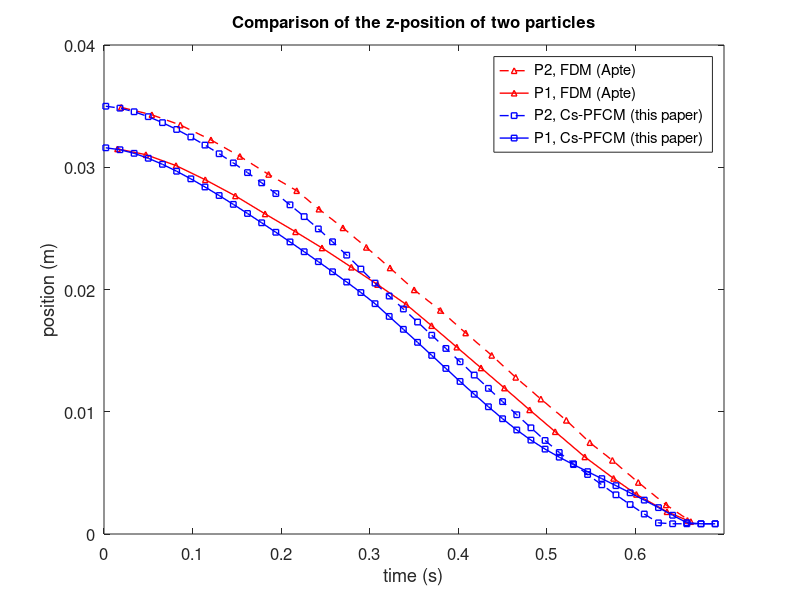
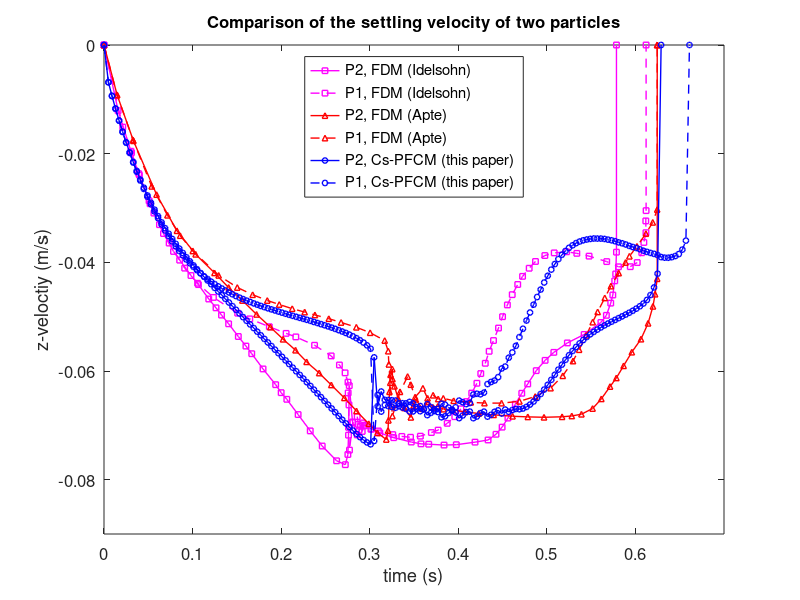

The MATLAB source for these figures, in order:
% postproc.m: loads the data necessary and saves the graphs
% (compared to the reults by glowinski)

clear;
clc;
close all;

% read data from simulation
particle_pos_1 = load('./pos_1_simulation.txt');
particle_pos_2 = load('./pos_2_simulation.txt');

Apte_pos_1 = load('./pos_1_Apte.txt');
Apte_pos_2 = load('./pos_2_Apte.txt');

nrow_1 = size(particle_pos_1, 1)
nrow_2 = size(particle_pos_2, 1)
interval_nrow = 16;

linienstaerke = 1;
MarkerGroesse = 4;

figure(1)
offset = particle_pos_1(1, 4);
h = plot(Apte_pos_1(:, 1), Apte_pos_1(:, 2), '--^r',
         Apte_pos_2(:, 1), Apte_pos_2(:, 2), '-^r',
         particle_pos_1(2 : interval_nrow : nrow_1, 1), particle_pos_1(2 : interval_nrow : nrow_1, 4), '--sb',
         particle_pos_2(2 : interval_nrow : nrow_2, 1), particle_pos_2(2 : interval_nrow : nrow_2, 4), '-sb');
set(h,'LineWidth', linienstaerke, 'MarkerSize', MarkerGroesse);
set(gca, 'FontSize', 12)
axis([0.0 0.7 0.0 0.04])
xlabel('time (s)')
ylabel('position (m)')
title('Comparison of the z-position of two particles', 'FontSize', 12)
legend('P2, FDM (Apte)', 'P1, FDM (Apte)', 'P2, Cs-PFCM (this paper)', 'P1, Cs-PFCM (this paper)')
set(gca, 'FontSize', 12)
print('pos_z_two_particles.png')

clear;

% read data from simulation
particle_vel_1 = load('./vel_1_simulation.txt');
particle_vel_2 = load('./vel_2_simulation.txt');
vel_Idelsohn_1 = load('./vel_Idelsohn_1.txt');
vel_Idelsohn_2 = load('./vel_Idelsohn_2.txt');
vel_Apte_1 = load('./vel_Apte_1.txt');
vel_Apte_2 = load('./vel_Apte_2.txt');

linienstaerke = 1;
MarkerGroesse = 4;

nrow_1 = size(particle_vel_1, 1)
nrow_2 = size(particle_vel_2, 1)
interval_nrow = 4

% particle_vel_1(2 : interval_nrow : nrow_1, 1), particle_vel_1(2 : interval_nrow : nrow_1, 4), '-ob',
% particle_vel_2(2 : interval_nrow : nrow_2, 1), particle_vel_2(2 : interval_nrow : nrow_2, 4), '--ob',

figure(2)
h = plot(vel_Idelsohn_1(:, 1), vel_Idelsohn_1(:, 2), '-sm',
         vel_Idelsohn_2(:, 1), vel_Idelsohn_2(:, 2), '--sm',
         vel_Apte_1(:, 1), vel_Apte_1(:, 2), '-^r',
         vel_Apte_2(:, 1), vel_Apte_2(:, 2), '--^r',
         particle_vel_1(2 : interval_nrow : nrow_1, 1), particle_vel_1(2 : interval_nrow : nrow_1, 4), '-ob',
         particle_vel_2(2 : interval_nrow : nrow_2, 1), particle_vel_2(2 : interval_nrow : nrow_2, 4), '--ob'
);
set(h,'LineWidth', linienstaerke, 'MarkerSize', MarkerGroesse);
set(gca, 'FontSize', 12)
axis([0.0 0.7 -0.09 0.0])
xlabel('time (s)')
ylabel('z-veloctiy (m/s)')
title('Comparison of the settling velocity of two particles', 'FontSize', 12)
legend('P2, FDM (Idelsohn)', 'P1, FDM (Idelsohn)',
       'P2, FDM (Apte)', 'P1, FDM (Apte)',
       'P2, Cs-PFCM (this paper)', 'P1, Cs-PFCM (this paper)',
       'Location', 'North')
set(gca, 'FontSize', 12)
print('vel_z_two_particles.png')

